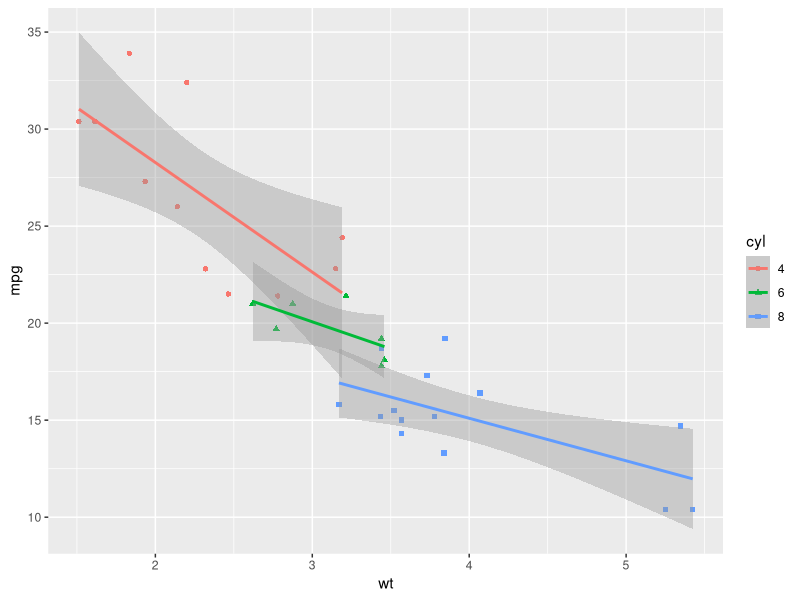
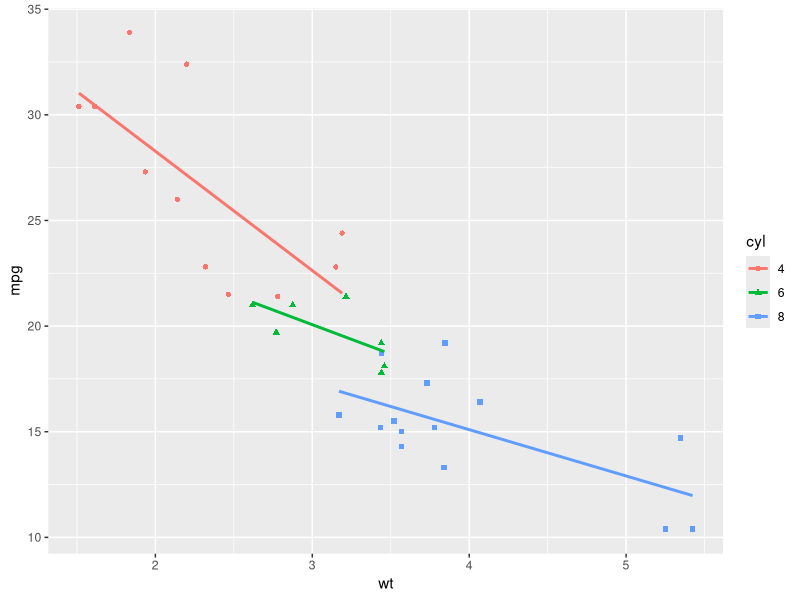
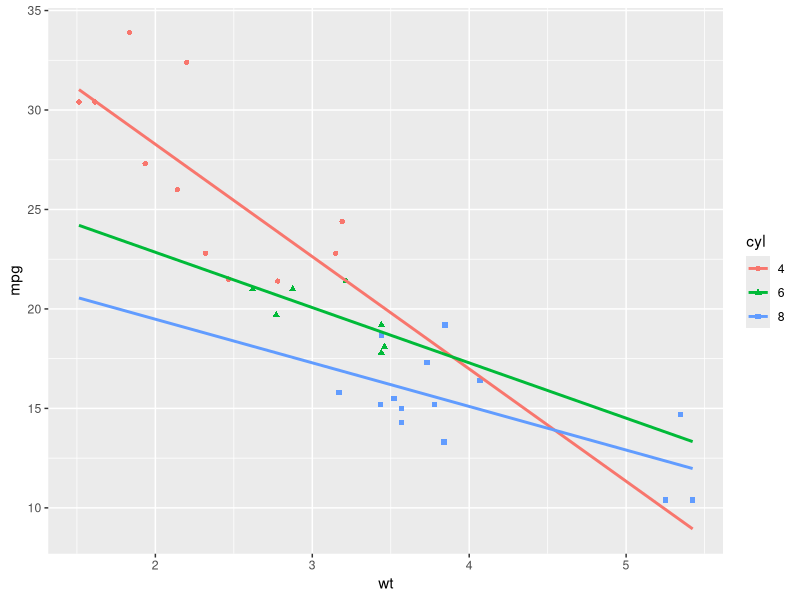
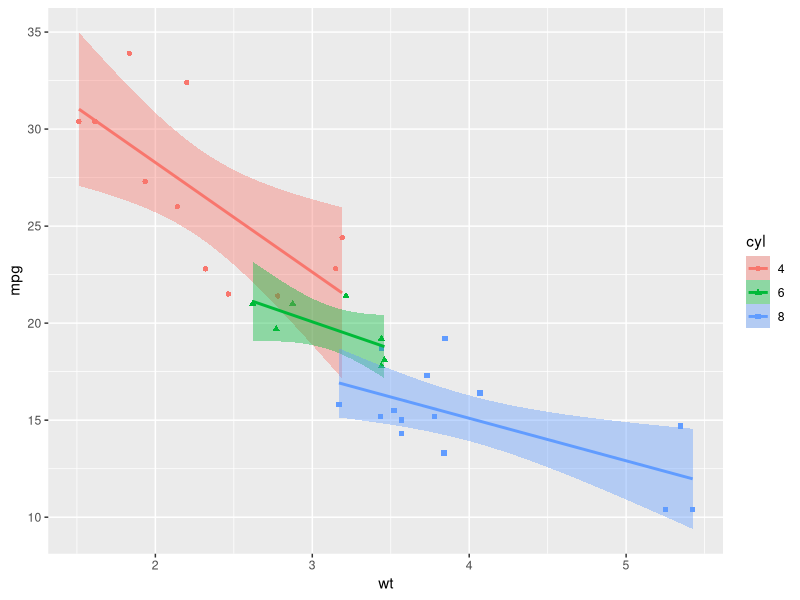
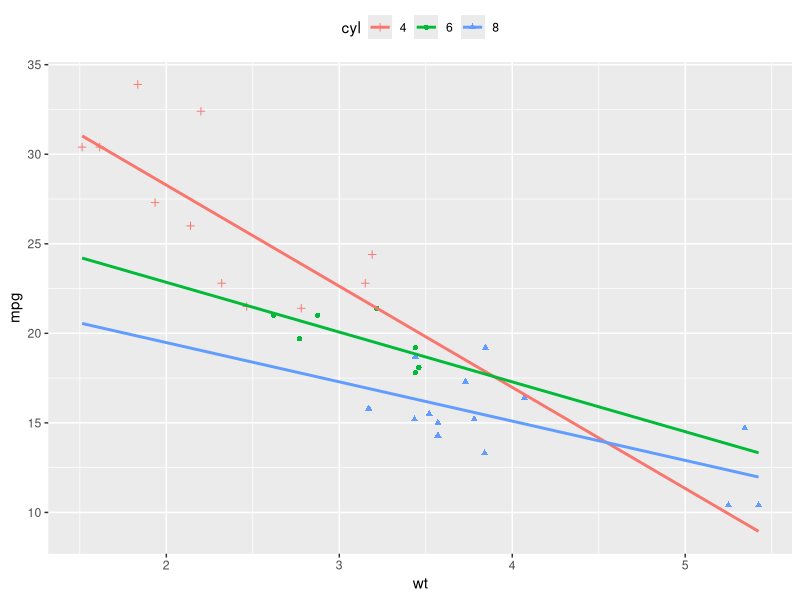
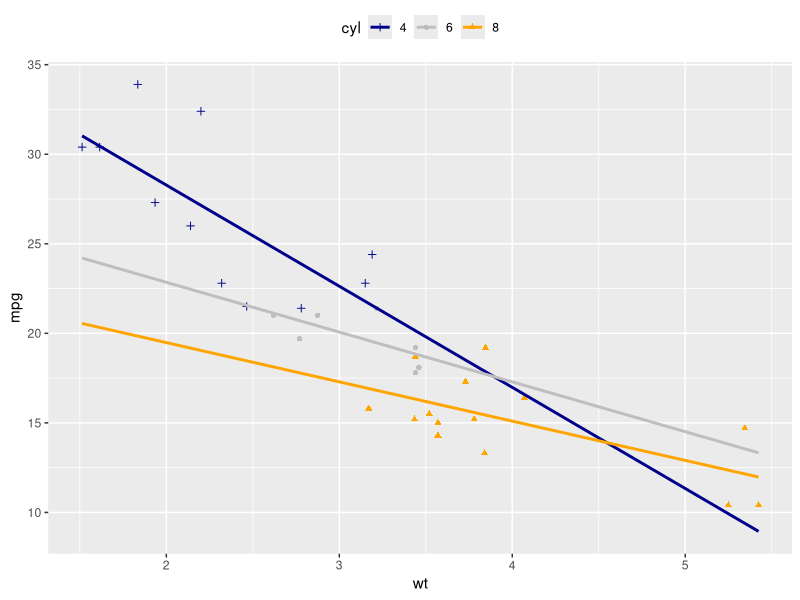
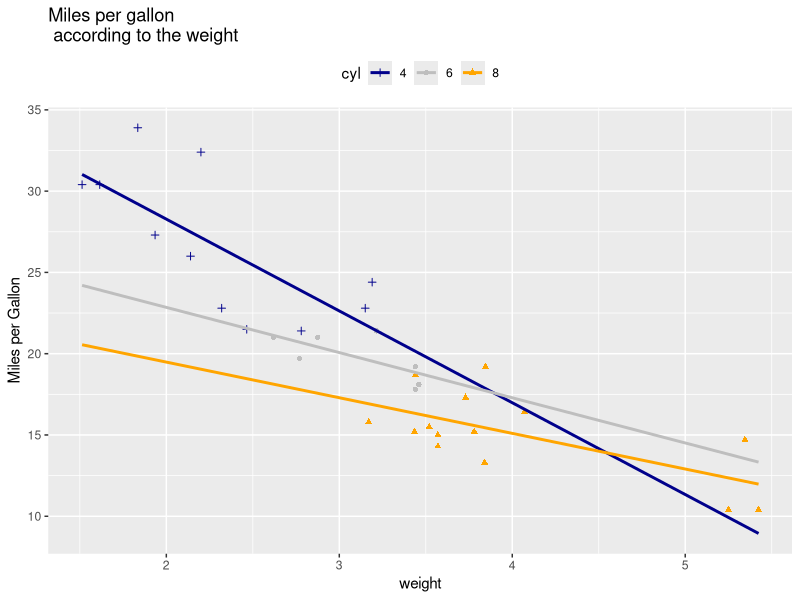
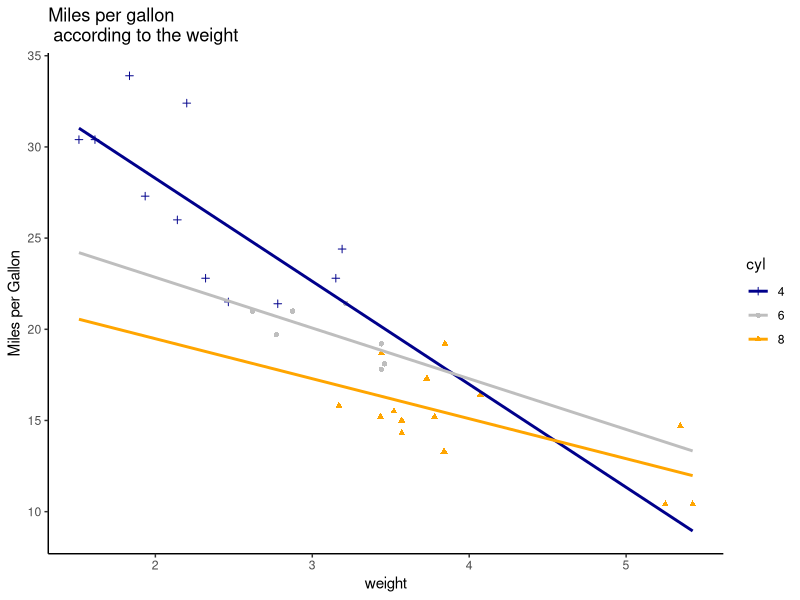

The R source for these figures, in order:
library(ggplot2)
dataset = mtcars

# Converting cyl column from a numeric to a factor variable
dataset$cyl = as.factor(dataset$cyl)

# Adding regression lines based on multiple groups
ggplot(dataset, aes(x=wt, y=mpg, color=cyl, shape=cyl))+
  geom_point()+
  geom_smooth(method = lm)

# Removing the confidence intervals
ggplot(dataset, aes(x=wt, y=mpg, color=cyl, shape=cyl))+
  geom_point()+
  geom_smooth(method=lm, se=FALSE)

# Extending the regression lines
ggplot(dataset, aes(x=wt, y=mpg, color=cyl, shape=cyl))+
  geom_point()+
  geom_smooth(method=lm, se=FALSE, fullrange=TRUE)

# Filling the color of confidence bands 
ggplot(dataset, aes(x=wt, y=mpg, color=cyl, shape=cyl))+
  geom_point()+
  geom_smooth(method=lm, aes(fill=cyl))

# Changing point shapes manually
ggplot(dataset, aes(x=wt, y=mpg, color=cyl, shape=cyl))+
  geom_point()+
  geom_smooth(method=lm, se=FALSE, fullrange=TRUE)+
  scale_shape_manual(values=c(3,16,17))+
  theme(legend.position = "top")

# Changing point colors manually
ggplot(dataset, aes(x=wt, y=mpg, color=cyl, shape=cyl))+
  geom_point()+
  geom_smooth(method=lm, se=FALSE, fullrange=TRUE)+
  scale_shape_manual(values=c(3,16,17))+
  scale_color_manual(values=c('darkblue','grey','orange')) +
  theme(legend.position = "top")

# customizing scatter plot
ggplot(dataset, aes(x=wt, y=mpg, color=cyl, shape=cyl))+
  geom_point()+
  geom_smooth(method=lm, se=FALSE, fullrange=TRUE)+
  scale_shape_manual(values=c(3,16,17))+
  scale_color_manual(values=c('darkblue','grey','orange')) +
  labs(title="Miles per gallon \n according to the weight",
     x="weight", y="Miles per Gallon"  ) +
  theme(legend.position = "top")

# customizing theme
plot = ggplot(dataset, aes(x=wt, y=mpg, color=cyl, shape=cyl))+
  geom_point()+
  geom_smooth(method=lm, se=FALSE, fullrange=TRUE)+
  scale_shape_manual(values=c(3,16,17))+
  scale_color_manual(values=c('darkblue','grey','orange')) +
  labs(title="Miles per gallon \n according to the weight",
       x="weight", y="Miles per Gallon"  ) +
  theme(legend.position = "top")
plot + theme_classic()
plot + theme_minimal()
